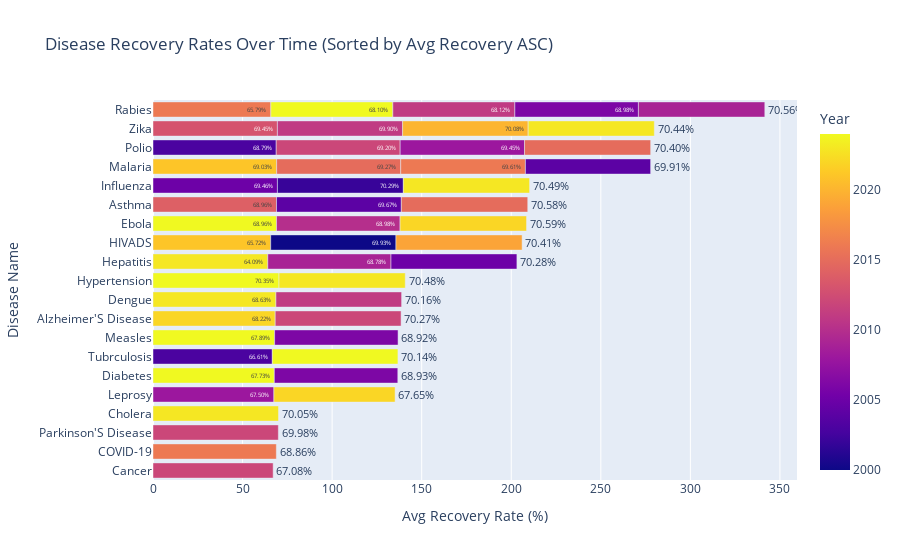

Notebook cell for this chart:
### Code cell
# Visualisation
fig = px.bar(q2_pandas, x='avg_recovery', y='Disease Name', color='Year', orientation='h',
             title='Disease Recovery Rates Over Time (Sorted by Avg Recovery ASC)',
             labels={'avg_recovery': 'Avg Recovery Rate (%)', 'Disease Name': 'Disease Name'},
             text='avg_recovery')
fig.update_traces(texttemplate='%{text:.2f}%', textposition='outside')
fig.update_layout(yaxis_categoryorder='total ascending')  # Maintain sort order
fig.show()
# Uncomment to show chart
#fig.show("png")

### Figure 1 — Plotly figure (JSON) as saved in the notebook; plotly's stock layout.template omitted (floating-point values rounded to 4 significant figures)
{"data": [{"alignmentgroup": "True", "hovertemplate": "Avg Recovery Rate (%)=%{text}<br>Disease Name=%{y}<br>Year=%{marker.color}<extra></extra>", "legendgroup": "", "marker": {"color": [2023, 2021, 2016, 2003, 2012, 2008, 2022, 2024, 2024, 2024, 2011, 2022, 2023, 2009, 2003, 2016, 2006, 2006, 2014, 2024, 2006, 2010, 2021, 2012, 2015, 2008, 2013, 2005, 2016, 2004, 2011, 2004, 2000, 2012, 2023, 2020, 2024, 2011, 2012, 2005, 2002, 2024, 2015, 2019, 2023, 2023, 2023, 2009, 2015, 2022], "coloraxis": "coloraxis", "pattern": {"shape": ""}}, "name": "", "offsetgroup": "", "orientation": "h", "showlegend": false, "text": [64.09, 65.72, 65.79, 66.61, 67.08, 67.5, 67.65, 67.73, 67.89, 68.1, 68.12, 68.22, 68.63, 68.78, 68.79, 68.86, 68.92, 68.93, 68.96, 68.96, 68.98, 68.98, 69.03, 69.2, 69.27, 69.45, 69.45, 69.46, 69.61, 69.67, 69.9, 69.91, 69.93, 69.98, 70.05, 70.08, 70.14, 70.16, 70.27, 70.28, 70.29, 70.35, 70.4, 70.41, 70.44, 70.48, 70.49, 70.56, 70.58, 70.59], "textposition": "outside", "texttemplate": "%{text:.2f}%", "type": "bar", "x": [64.09, 65.72, 65.79, 66.61, 67.08, 67.5, 67.65, 67.73, 67.89, 68.1, 68.12, 68.22, 68.63, 68.78, 68.79, 68.86, 68.92, 68.93, 68.96, 68.96, 68.98, 68.98, 69.03, 69.2, 69.27, 69.45, 69.45, 69.46, 69.61, 69.67, 69.9, 69.91, 69.93, 69.98, 70.05, 70.08, 70.14, 70.16, 70.27, 70.28, 70.29, 70.35, 70.4, 70.41, 70.44, 70.48, 70.49, 70.56, 70.58, 70.59], "xaxis": "x", "y": ["Hepatitis", "HIVADS", "Rabies", "Tubrculosis", "Cancer", "Leprosy", "Leprosy", "Diabetes", "Measles", "Rabies", "Rabies", "Alzheimer'S Disease", "Dengue", "Hepatitis", "Polio", "COVID-19", "Measles", "Diabetes", "Asthma", "Ebola", "Rabies", "Ebola", "Malaria", "Polio", "Malaria", "Polio", "Zika", "Influenza", "Malaria", "Asthma", "Zika", "Malaria", "HIVADS", "Parkinson'S Disease", "Cholera", "Zika", "Tubrculosis", "Dengue", "Alzheimer'S Disease", "Hepatitis", "Influenza", "Hypertension", "Polio", "HIVADS", "Zika", "Hypertension", "Influenza", "Rabies", "Asthma", "Ebola"], "yaxis": "y"}], "layout": {"barmode": "relative", "coloraxis": {"colorbar": {"title": {"text": "Year"}}, "colorscale": [[0, "#0d0887"], [0.1111, "#46039f"], [0.2222, "#7201a8"], [0.3333, "#9c179e"], [0.4444, "#bd3786"], [0.5556, "#d8576b"], [0.6667, "#ed7953"], [0.7778, "#fb9f3a"], [0.8889, "#fdca26"], [1, "#f0f921"]]}, "legend": {"tracegroupgap": 0}, "title": {"text": "Disease Recovery Rates Over Time (Sorted by Avg Recovery ASC)"}, "xaxis": {"anchor": "y", "domain": [0, 1], "title": {"text": "Avg Recovery Rate (%)"}}, "yaxis": {"anchor": "x", "categoryorder": "total ascending", "domain": [0, 1], "title": {"text": "Disease Name"}}}}
